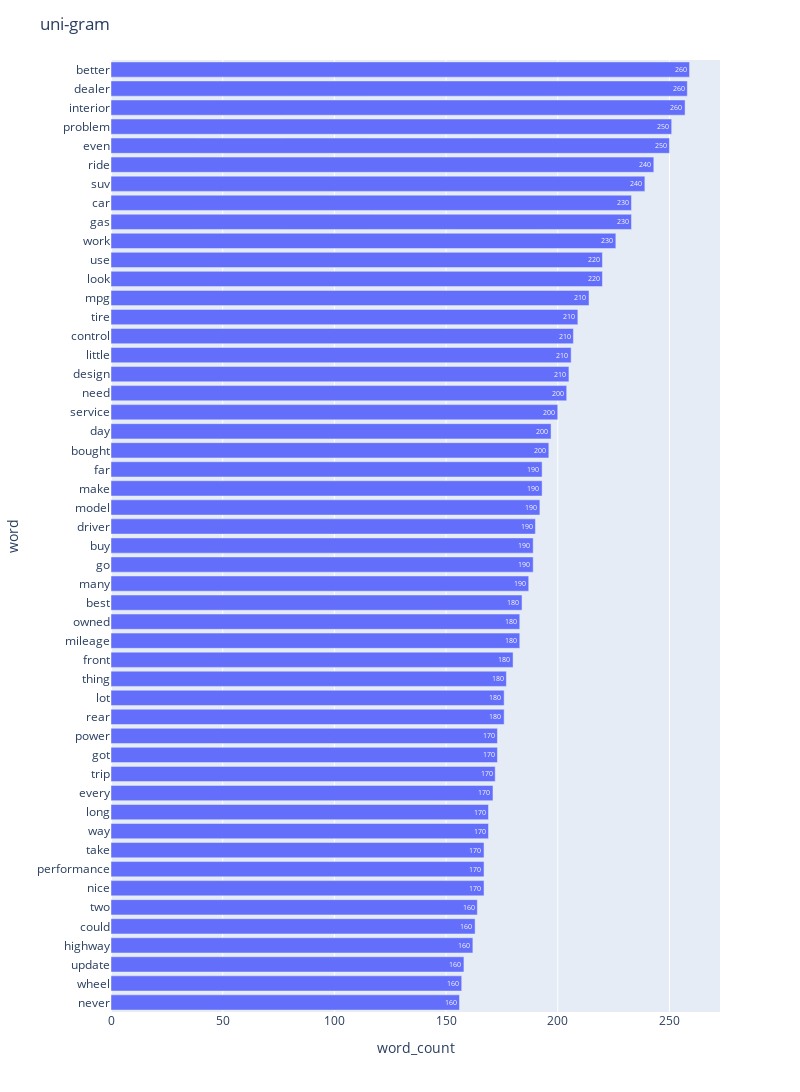

Here is the notebook cell this chart was saved with:
### Code cell
# uni-gram
npt.bar_ngram(
    title='uni-gram',
    xaxis_label='word_count',
    yaxis_label='word',
    ngram=1,
    top_n=50,
    width=800,
    height=1100,
    stopwords=stopwords,
)

### Figure 1 — Plotly figure (JSON) as saved in the notebook; plotly's stock layout.template omitted (floating-point values rounded to 4 significant figures)
{"data": [{"alignmentgroup": "True", "hovertemplate": "word_count=%{text}<br>word=%{y}<extra></extra>", "legendgroup": "", "marker": {}, "name": "", "offsetgroup": "", "orientation": "h", "showlegend": false, "text": [156, 157, 158, 162, 163, 164, 167, 167, 167, 169, 169, 171, 172, 173, 173, 176, 176, 177, 180, 183, 183, 184, 187, 189, 189, 190, 192, 193, 193, 196, 197, 200, 204, 205, 206, 207, 209, 214, 220, 220, 226, 233, 233, 239, 243, 250, 251, 257, 258, 259], "textposition": "auto", "texttemplate": "%{text:.2s}", "type": "bar", "x": [156, 157, 158, 162, 163, 164, 167, 167, 167, 169, 169, 171, 172, 173, 173, 176, 176, 177, 180, 183, 183, 184, 187, 189, 189, 190, 192, 193, 193, 196, 197, 200, 204, 205, 206, 207, 209, 214, 220, 220, 226, 233, 233, 239, 243, 250, 251, 257, 258, 259], "xaxis": "x", "y": ["never", "wheel", "update", "highway", "could", "two", "nice", "performance", "take", "way", "long", "every", "trip", "got", "power", "rear", "lot", "thing", "front", "mileage", "owned", "best", "many", "go", "buy", "driver", "model", "make", "far", "bought", "day", "service", "need", "design", "little", "control", "tire", "mpg", "look", "use", "work", "gas", "car", "suv", "ride", "even", "problem", "interior", "dealer", "better"], "yaxis": "y"}], "layout": {"barmode": "relative", "height": 1100, "legend": {"tracegroupgap": 0}, "margin": {"t": 60}, "title": {"text": "uni-gram"}, "width": 800, "xaxis": {"anchor": "y", "domain": [0, 1], "title": {"text": "word_count"}}, "yaxis": {"anchor": "x", "domain": [0, 1], "title": {"text": "word"}}}}
